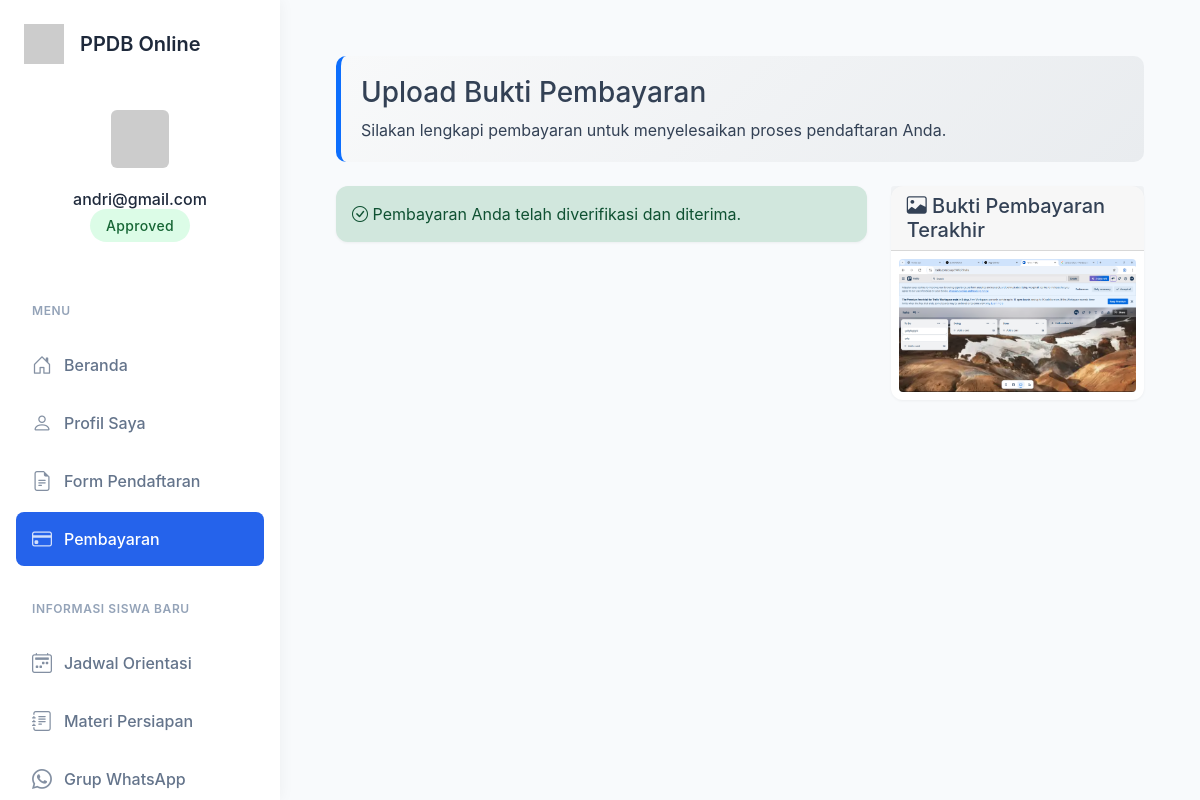
The app's page /pembayaran (signed in) with its own data.
### app.py (models this page shows, shortened)
class User(db.Model):
    __tablename__ = 'users'  # Explicitly define table name
    id = db.Column(db.Integer, primary_key=True)
    username = db.Column(db.String(100), unique=True, nullable=False)
    password = db.Column(db.String(200), nullable=False)
    is_admin = db.Column(db.Boolean, default=False)
    is_verified = db.Column(db.Boolean, default=False)  # Add this attribute
    formulir = db.relationship('Formulir', back_populates='user')  # Add this relationship
    posts = db.relationship('ForumPost', backref='author', lazy=True)
    comments = db.relationship('ForumComment', backref='author', lazy=True)

class Formulir(db.Model):
    id = db.Column(db.Integer, primary_key=True)
    user_id = db.Column(db.Integer, db.ForeignKey('users.id'), nullable=False)
    user = db.relationship('User', back_populates='formulir')
    nama_lengkap = db.Column(db.String(100))
    tempat_lahir = db.Column(db.String(100))
    tanggal_lahir = db.Column(db.String(100))
    jenis_kelamin = db.Column(db.String(20))
    alamat = db.Column(db.String(200))
    asal_sekolah = db.Column(db.String(200))
    jurusan = db.Column(db.String(100))
    no_hp = db.Column(db.String(20))
    foto_path = db.Column(db.String(200))
    ijazah_path = db.Column(db.String(200))
    pembayaran_path = db.Column(db.String(200))
    pembayaran_status = db.Column(db.String(20), default='belum')
    verifikasi_status = db.Column(db.String(20), default='belum')

### app.py (the view)
    def wrapper(*args, **kwargs):
        if 'user_id' not in session:
            flash('Anda perlu masuk terlebih dahulu.')
            return redirect(url_for('login'))
        return f(*args, **kwargs)

### app.py (called while the page is built, shortened)
@app.before_request
def make_session_permanent():
    session.permanent = True

def login_required(f):
    def wrapper(*args, **kwargs):
        if 'user_id' not in session:
            flash('Anda perlu masuk terlebih dahulu.')
            return redirect(url_for('login'))
        return f(*args, **kwargs)
    wrapper.__name__ = f.__name__
    return wrapper

@app.before_request
def update_last_seen():
    if 'user_id' in session:
        online_user = OnlineUser.query.filter_by(user_id=session['user_id']).first()
        if online_user:
            online_user.last_seen = datetime.utcnow()
        else:
            online_user = OnlineUser(user_id=session['user_id'])
            db.session.add(online_user)
        db.session.commit()
        five_minutes_ago = datetime.utcnow() - timedelta(minutes=5)
        OnlineUser.query.filter(OnlineUser.last_seen < five_minutes_ago).delete()
        db.session.commit()

@app.context_processor
def utility_processor():
    def get_current_user():
        if 'user_id' in session:
            return User.query.get(session['user_id'])
        return None
    def get_user_formulir():
        if 'user_id' in session:
            return Formulir.query.filter_by(user_id=session['user_id']).first()
        return None
    return dict(get_current_user=get_current_user, get_user_formulir=get_user_formulir)

@app.route('/pembayaran', methods=['GET', 'POST'])
@login_required
def pembayaran():
    user = User.query.get(session['user_id'])
    formulir = Formulir.query.filter_by(user_id=user.id).first()
    if not formulir or formulir.verifikasi_status != 'approved':
        flash('Anda harus disetujui terlebih dahulu sebelum melakukan pembayaran.')
        return redirect(url_for('profile'))
    return render_template('pembayaran.html', user=user, formulir=formulir)

### templates/pembayaran.html (shortened to what this page needs)
{% extends "base.html" %}
{% block content %}
<div class="container-fluid py-4">
  <div class="welcome-banner mb-4">
    <h3>Upload Bukti Pembayaran</h3>
    <p class="mb-0">Silakan lengkapi pembayaran untuk menyelesaikan proses pendaftaran Anda.</p>
  </div>
  <div class="row">
    <div class="col-md-8">
      {% if formulir.pembayaran_status == 'approved' %}
        <div class="alert alert-success">
          <i class="bi bi-check-circle"></i> Pembayaran Anda telah diverifikasi dan diterima.
        </div>
      {% elif formulir.pembayaran_status == 'pending' %}
        <div class="alert alert-warning">
          <i class="bi bi-clock"></i> Pembayaran Anda sedang dalam proses verifikasi.
        </div>
      {% elif formulir.pembayaran_status == 'rejected' %}
        <div class="alert alert-danger">
          <i class="bi bi-exclamation-circle"></i> Pembayaran Anda ditolak. Silakan upload ulang bukti pembayaran yang valid.
        </div>
      {% endif %}
    </div>
    <div class="col-md-4">
      {% if formulir.pembayaran_path %}
        <div class="card">
          <div class="card-header">
            <h5 class="mb-0"><i class="bi bi-image"></i> Bukti Pembayaran Terakhir</h5>
          </div>
          <div class="card-body p-2">
            <img src="{{ url_for('uploaded_file', filename=formulir.pembayaran_path.split('/')[-1]) }}"
                 class="img-fluid rounded" alt="Bukti pembayaran">
          </div>
        </div>
      {% endif %}
    </div>
  </div>
</div>
{% endblock %}

### templates/base.html (shortened to what this page needs)
<!DOCTYPE html>
<html>
<head>
  <link href="https://cdn.jsdelivr.net/npm/bootstrap@5.1.3/dist/css/bootstrap.min.css" rel="stylesheet">
  <link rel="stylesheet" href="https://cdn.jsdelivr.net/npm/bootstrap-icons@1.8.1/font/bootstrap-icons.css">
</head>
<body>
  <div class="wrapper">
    <nav class="sidebar">
      <div class="sidebar-header">
        <div class="sidebar-brand">
          <img src="https://ui-avatars.com/api/?name=PPDB&background=2563eb&color=fff" alt="Logo">
          <h4>PPDB Online</h4>
        </div>
        {% if session.user_id %}
        <div class="sidebar-user">
          {% set user = get_current_user() %}
          <img src="https://ui-avatars.com/api/?name={{ user.username }}&background=random" alt="Profile">
          <h6 class="mt-3 mb-1">{{ user.username }}</h6>
          {% set formulir = get_user_formulir() %}
          {% if formulir %}
          <span class="status-badge
                    {% if formulir.verifikasi_status == 'approved' %}status-approved
                    {% elif formulir.verifikasi_status == 'pending' %}status-pending
                    {% else %}status-rejected{% endif %}">
            {{ formulir.verifikasi_status|title }}
          </span>
          {% endif %}
        </div>
        {% endif %}
      </div>
      <div class="sidebar-menu">
        <div class="nav-section">
          <div class="nav-section-title">Menu</div>
          <div class="nav flex-column">
            {% if not session.user_id %}
            <a href="{{ url_for('index') }}" class="nav-link {{ 'active' if request.endpoint == 'index' }}">
              <i class="bi bi-house-door"></i>
              <span>Beranda</span>
            </a>
            <a href="{{ url_for('login') }}" class="nav-link {{ 'active' if request.endpoint == 'login' }}">
              <i class="bi bi-box-arrow-in-right"></i>
              <span>Login</span>
            </a>
            <a href="{{ url_for('register') }}" class="nav-link {{ 'active' if request.endpoint == 'register' }}">
              <i class="bi bi-person-plus"></i>
              <span>Daftar</span>
            </a>
            {% else %}
            <a href="{{ url_for('index') }}" class="nav-link {{ 'active' if request.endpoint == 'index' }}">
              <i class="bi bi-house-door"></i>
              <span>Beranda</span>
            </a>
            <a href="{{ url_for('profile') }}" class="nav-link {{ 'active' if request.endpoint == 'profile' }}">
              <i class="bi bi-person"></i>
              <span>Profil Saya</span>
            </a>
            <a href="{{ url_for('verifikasi') }}" class="nav-link {{ 'active' if request.endpoint == 'verifikasi' }}">
              <i class="bi bi-file-earmark-text"></i>
              <span>Form Pendaftaran</span>
            </a>
            {% set formulir = get_user_formulir() %}
            {% if formulir and formulir.verifikasi_status == 'approved' %}
            <a href="{{ url_for('pembayaran') }}" class="nav-link {{ 'active' if request.endpoint == 'pembayaran' }}">
              <i class="bi bi-credit-card"></i>
              <span>Pembayaran</span>
            </a>
            {% if formulir.pembayaran_status == 'approved' %}
            <div class="nav-section-title mt-4">Informasi Siswa Baru</div>
            <a href="{{ url_for('jadwal_orientasi') }}" class="nav-link {{ 'active' if request.endpoint == 'jadwal_orientasi' }}">
              <i class="bi bi-calendar2-week"></i>
              <span>Jadwal Orientasi</span>
            </a>
            <a href="{{ url_for('materi_persiapan') }}" class="nav-link {{ 'active' if request.endpoint == 'materi_persiapan' }}">
              <i class="bi bi-journal-text"></i>
              <span>Materi Persiapan</span>
            </a>
            <a href="{{ url_for('grup_wa') }}" class="nav-link {{ 'active' if request.endpoint == 'grup_wa' }}">
              <i class="bi bi-whatsapp"></i>
              <span>Grup WhatsApp</span>
            </a>
            {% endif %}
            {% endif %}
            {% endif %}
          </div>
        </div>
      </div>
    </nav>
    <div class="content">
      <div class="container-fluid">
        {% block content %}{% endblock %}
      </div>
    </div>
  </div>
</body>
</html>

### templates/base.html (style rules this page uses)
:root { --primary-color: #2563eb; --secondary-color: #3b82f6; --sidebar-width: 280px; }
body { font-family: 'Inter', system-ui, -apple-system, sans-serif; background: #f8fafc; color: #334155; }
.wrapper { display: flex; min-height: 100vh; }
.sidebar { width: var(--sidebar-width); background: #ffffff; color: #1e293b; position: fixed; height: 100vh; display: flex; flex-direction: column; transition: all 0.3s; box-shadow: 0 0 15px rgba(0, 0, 0, 0.05); z-index: 1000; }
.sidebar-header { padding: 1.5rem; background: rgba(255, 255, 255, 0.05); border-bottom: 1px solid rgba(255, 255, 255, 0.1); flex-shrink: 0; }
.sidebar-brand { display: flex; align-items: center; margin-bottom: 1.5rem; }
.sidebar-brand img { width: 40px; height: 40px; margin-right: 1rem; }
.sidebar-brand h4 { color: #1e293b; margin: 0; font-size: 1.25rem; font-weight: 600; }
.sidebar-user { text-align: center; padding: 1rem 0; }
.sidebar-user img { width: 70px; height: 70px; border-radius: 12px; border: 3px solid rgba(255, 255, 255, 0.1); padding: 3px; }
.sidebar-menu { padding: 1rem; flex-grow: 1; overflow-y: auto; overflow-x: hidden; }
.nav-section { margin-bottom: 1rem; }
.nav-section-title { color: #94a3b8; font-size: 0.75rem; font-weight: 600; text-transform: uppercase; letter-spacing: 0.05em; padding: 0.5rem 1rem; margin-bottom: 0.5rem; }
.nav-link { color: #64748b; padding: 0.75rem 1rem; border-radius: 8px; margin: 0.125rem 0; font-weight: 500; transition: all 0.2s; display: flex; align-items: center; }
.nav-link.active { color: white; background: var(--primary-color); }
.nav-link i { font-size: 1.25rem; margin-right: 0.75rem; opacity: 0.8; }
.content { margin-left: var(--sidebar-width); padding: 2rem; width: calc(100% - var(--sidebar-width)); }
.card { border: none; border-radius: 12px; box-shadow: 0 1px 3px rgba(0, 0, 0, 0.05); transition: transform 0.2s, box-shadow 0.2s; }
.status-badge { padding: 0.5rem 1rem; border-radius: 999px; font-size: 0.875rem; font-weight: 500; letter-spacing: 0.025em; }
.status-approved { background: #dcfce7; color: #166534; }
.alert { border-radius: 12px; border: none; box-shadow: 0 1px 3px rgba(0, 0, 0, 0.05); }

### templates/pembayaran.html (style rules this page uses)
.welcome-banner { background: linear-gradient(135deg, #f8f9fa 0%, #e9ecef 100%); padding: 20px; border-radius: 10px; border-left: 5px solid #0d6efd; }

### records on screen
User: username "andri@gmail.com"
Formulir: verifikasi_status "Approved", pembayaran_path (picture)
